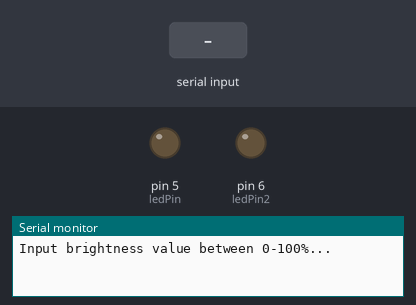
Recording of a sketch running on a simulated Arduino Uno, built with avr-gcc and run on an emulated ATmega328P. Shown: output pins drawn as LEDs (lit = HIGH), the last lines printed to the serial monitor. Inputs (shaded band) come from the test bench.

Above: at 1.2 s.
1.3 s: "90,45\n" received over Serial
At 3.3 s:
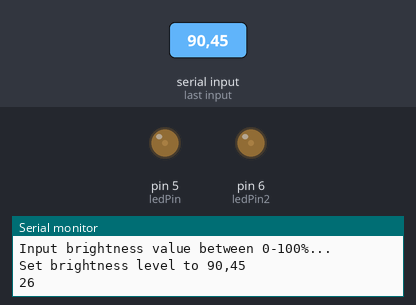
3.8 s: "5\n" received over Serial
At 5.3 s:
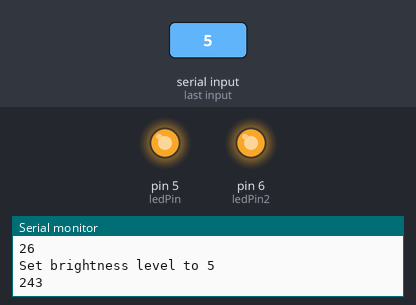
6.3 s: "30,150\n" received over Serial
At 8.3 s:
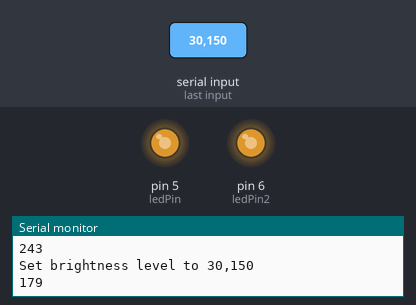
8.7 s: "90\n" received over Serial
At 10.1 s:
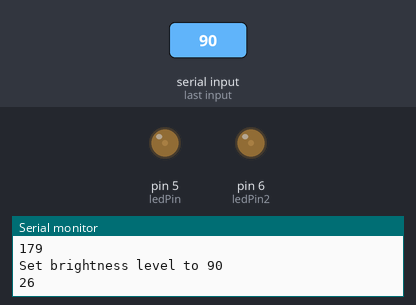
Timing chart, 0 to 11.7 s (numbered marks = the images above; inputs shaded):
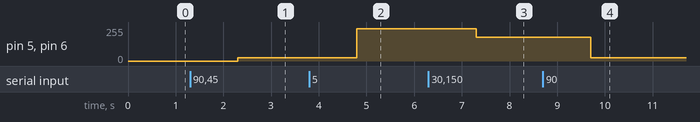

The sketch:

pwmUno.ino
```cpp
#define ledPin 5  //กำหนด pin pwm สำหรับควบคุม led
#define ledPin2 6  //กำหนด pin pwm สำหรับควบคุม led

void setup() {
  // initialize the serial communication:
  Serial.begin(115200);
  // initialize the ledPin as an output:
  pinMode(ledPin, OUTPUT);
  pinMode(ledPin2, OUTPUT);

  Serial.println("Input brightness value between 0-100%...");
}

void loop() {
  // check if data has been sent from the computer:
  while (Serial.available()) {
    String brightness;
    int pwmVal;
    // read the most recent byte (which will be from 0 to 255):
    brightness = Serial.readString();

    Serial.println("Set brightness level to " + brightness);

//    pwmVal = map(brightness.toInt(), 0, 100, 0, 255);

    pwmVal = (255 - (brightness.toInt() * 255) / 100);

    Serial.println(pwmVal);

    // set the brightness of the LED:
    analogWrite(ledPin, pwmVal);
    analogWrite(ledPin2, pwmVal);
  }
}
```

Measured:
- after the input at 1.3 s, pin 5 (ledPin), pin 6 (ledPin2): 0/255 → 26/255 after 1.0 s
- after the input at 3.8 s, pin 5 (ledPin), pin 6 (ledPin2): 26/255 → 243/255 after 1.0 s
- after the input at 6.3 s, pin 5 (ledPin), pin 6 (ledPin2): 243/255 → 179/255 after 1.0 s
- after the input at 8.7 s, pin 5 (ledPin), pin 6 (ledPin2): 179/255 → 26/255 after 1.0 s
